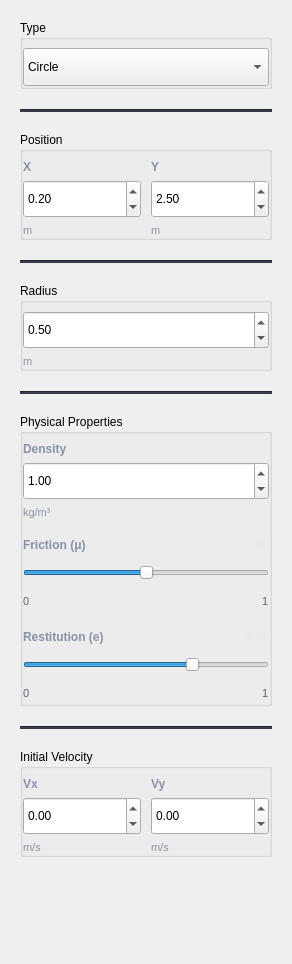
               <widget class="QWidget" name="scrollAreaWidgetContents">
                <property name="geometry">
                 <rect>
                  <x>0</x>
                  <y>0</y>
                  <width>292</width>
                  <height>964</height>
                 </rect>
                </property>
                <layout class="QVBoxLayout" name="verticalLayout_scroll">
                 <property name="spacing">
                  <number>20</number>
                 </property>
                 <property name="leftMargin">
                  <number>20</number>
                 </property>
                 <property name="topMargin">
                  <number>20</number>
                 </property>
                 <property name="rightMargin">
                  <number>20</number>
                 </property>
                 <property name="bottomMargin">
                  <number>20</number>
                 </property>
                 <item>
                  <widget class="QGroupBox" name="typeGroup">
                   <property name="styleSheet">
                    <string notr="true"/>
                   </property>
                   <property name="title">
                    <string>Type</string>
                   </property>
                   <layout class="QVBoxLayout" name="verticalLayout_5">
                    <property name="spacing">
                     <number>8</number>
                    </property>
                    <property name="leftMargin">
                     <number>0</number>
                    </property>
                    <property name="topMargin">
                     <number>8</number>
                    </property>
                    <property name="rightMargin">
                     <number>0</number>
                    </property>
                    <property name="bottomMargin">
                     <number>0</number>
                    </property>
                    <item>
                     <widget class="QComboBox" name="typeComboBox">
                      <property name="minimumSize">
                       <size>
                        <width>0</width>
                        <height>38</height>
                       </size>
                      </property>
                      <item>
                       <property name="text">
                        <string>Circle</string>
                       </property>
                      </item>
                      <item>
                       <property name="text">
                        <string>Rectangle</string>
                       </property>
                      </item>
                      <item>
                       <property name="text">
                        <string>Polygon</string>
                       </property>
                      </item>
                     </widget>
                    </item>
                   </layout>
                  </widget>
                 </item>
                 <item>
                  <widget class="Line" name="line_2">
                   <property name="styleSheet">
                    <string notr="true">background-color: #353849;</string>
                   </property>
                   <property name="orientation">
                    <enum>Qt::Orientation::Horizontal</enum>
                   </property>
                  </widget>
                 </item>
                 <item>
                  <widget class="QGroupBox" name="positionGroup">
                   <property name="title">
                    <string>Position</string>
                   </property>
                   <layout class="QVBoxLayout" name="verticalLayout_6">
                    <property name="spacing">
                     <number>10</number>
                    </property>
                    <property name="leftMargin">
                     <number>0</number>
                    </property>
                    <property name="topMargin">
                     <number>8</number>
                    </property>
                    <property name="rightMargin">
                     <number>0</number>
                    </property>
                    <property name="bottomMargin">
                     <number>0</number>
                    </property>
                    <item>
                     <layout class="QHBoxLayout" name="horizontalLayout_5">
                      <property name="spacing">
                       <number>10</number>
                      </property>
                      <item>
                       <widget class="QWidget" name="xWidget" native="true">
                        <layout class="QVBoxLayout" name="verticalLayout_x">
                         <property name="spacing">
                          <number>6</number>
                         </property>
                         <property name="leftMargin">
                          <number>0</number>
                         </property>
                         <property name="topMargin">
                          <number>0</number>
                         </property>
                         <property name="rightMargin">
                          <number>0</number>
                         </property>
                         <property name="bottomMargin">
                          <number>0</number>
                         </property>
                         <item>
                          <widget class="QLabel" name="xLabel">
                           <property name="styleSheet">
                            <string notr="true">color: #8892a6;
font-size: 12px;
font-weight: 500;</string>
                           </property>
                           <property name="text">
                            <string>X</string>
                           </property>
                          </widget>
                         </item>
                         <item>
                          <widget class="QDoubleSpinBox" name="xSpinBox">
                           <property name="minimumSize">
                            <size>
                             <width>0</width>
                             <height>38</height>
                            </size>
                           </property>
                           <property name="minimum">
                            <double>-9999.000000000000000</double>
                           </property>
                           <property name="maximum">
                            <double>9999.000000000000000</double>
                           </property>
                           <property name="value">
                            <double>0.200000000000000</double>
                           </property>
                          </widget>
                         </item>
                         <item>
                          <widget class="QLabel" name="xUnitLabel">
                           <property name="styleSheet">
                            <string notr="true">color: #8892a6;
font-size: 11px;</string>
                           </property>
                           <property name="text">
                            <string>m</string>
                           </property>
                          </widget>
                         </item>
                        </layout>
                       </widget>
                      </item>
                      <item>
                       <widget class="QWidget" name="yWidget" native="true">
                        <layout class="QVBoxLayout" name="verticalLayout_y">
                         <property name="spacing">
                          <number>6</number>
                         </property>
                         <property name="leftMargin">
                          <number>0</number>
                         </property>
                         <property name="topMargin">
                          <number>0</number>
                         </property>
                         <property name="rightMargin">
                          <number>0</number>
                         </property>
                         <property name="bottomMargin">
                          <number>0</number>
                         </property>
                         <item>
                          <widget class="QLabel" name="yLabel">
                           <property name="styleSheet">
                            <string notr="true">color: #8892a6;
font-size: 12px;
font-weight: 500;</string>
                           </property>
                           <property name="text">
                            <string>Y</string>
                           </property>
                          </widget>
                         </item>
                         <item>
                          <widget class="QDoubleSpinBox" name="ySpinBox">
                           <property name="minimumSize">
                            <size>
                             <width>0</width>
                             <height>38</height>
                            </size>
                           </property>
                           <property name="minimum">
                            <double>-9999.000000000000000</double>
                           </property>
                           <property name="maximum">
                            <double>9999.000000000000000</double>
                           </property>
                           <property name="value">
                            <double>2.500000000000000</double>
                           </property>
                          </widget>
                         </item>
                         <item>
                          <widget class="QLabel" name="yUnitLabel">
                           <property name="styleSheet">
                            <string notr="true">color: #8892a6;
font-size: 11px;</string>
                           </property>
                           <property name="text">
                            <string>m</string>
                           </property>
                          </widget>
                         </item>
                        </layout>
                       </widget>
                      </item>
                     </layout>
                    </item>
                   </layout>
                  </widget>
                 </item>
                 <item>
                  <widget class="Line" name="line_5">
                   <property name="styleSheet">
                    <string notr="true">background-color: #353849;</string>
                   </property>
                   <property name="orientation">
                    <enum>Qt::Orientation::Horizontal</enum>
                   </property>
                  </widget>
                 </item>
                 <item>
                  <widget class="QGroupBox" name="radiusGroup">
                   <property name="title">
                    <string>Radius</string>
                   </property>
                   <layout class="QVBoxLayout" name="verticalLayout_7">
                    <property name="spacing">
                     <number>6</number>
                    </property>
                    <property name="leftMargin">
                     <number>0</number>
                    </property>
                    <property name="topMargin">
                     <number>8</number>
                    </property>
                    <property name="rightMargin">
                     <number>0</number>
                    </property>
                    <property name="bottomMargin">
                     <number>0</number>
                    </property>
                    <item>
                     <widget class="QDoubleSpinBox" name="radiusSpinBox">
                      <property name="minimumSize">
                       <size>
                        <width>0</width>
                        <height>38</height>
                       </size>
                      </property>
                      <property name="minimum">
                       <double>0.000000000000000</double>
                      </property>
                      <property name="maximum">
                       <double>9999.000000000000000</double>
                      </property>
                      <property name="value">
                       <double>0.500000000000000</double>
                      </property>
                     </widget>
                    </item>
                    <item>
                     <widget class="QLabel" name="radiusUnitLabel">
                      <property name="styleSheet">
                       <string notr="true">color: #8892a6;
font-size: 11px;</string>
                      </property>
                      <property name="text">
                       <string>m</string>
                      </property>
                     </widget>
                    </item>
                   </layout>
                  </widget>
                 </item>
                 <item>
                  <widget class="Line" name="line_6">
                   <property name="styleSheet">
                    <string notr="true">background-color: #353849;</string>
                   </property>
                   <property name="orientation">
                    <enum>Qt::Orientation::Horizontal</enum>
                   </property>
                  </widget>
                 </item>
                 <item>
                  <widget class="QGroupBox" name="physicalPropertiesGroup">
                   <property name="title">
                    <string>Physical Properties</string>
                   </property>
                   <layout class="QVBoxLayout" name="verticalLayout_8">
                    <property name="spacing">
                     <number>16</number>
                    </property>
                    <property name="leftMargin">
                     <number>0</number>
                    </property>
                    <property name="topMargin">
                     <number>8</number>
                    </property>
                    <property name="rightMargin">
                     <number>0</number>
                    </property>
                    <property name="bottomMargin">
                     <number>0</number>
                    </property>
                    <item>
                     <layout class="QVBoxLayout" name="verticalLayout_9">
                      <property name="spacing">
                       <number>6</number>
                      </property>
                      <item>
                       <widget class="QLabel" name="densityLabel">
                        <property name="styleSheet">
                         <string notr="true">color: #8892a6;
font-size: 12px;
font-weight: 500;</string>
                        </property>
                        <property name="text">
                         <string>Density</string>
                        </property>
                       </widget>
                      </item>
                      <item>
                       <widget class="QDoubleSpinBox" name="densitySpinBox">
                        <property name="minimumSize">
                         <size>
                          <width>0</width>
                          <height>38</height>
                         </size>
                        </property>
                        <property name="minimum">
                         <double>0.000000000000000</double>
                        </property>
                        <property name="maximum">
                         <double>99999.000000000000000</double>
                        </property>
                        <property name="value">
                         <double>1.000000000000000</double>
                        </property>
                       </widget>
                      </item>
                      <item>
                       <widget class="QLabel" name="densityUnitLabel">
                        <property name="styleSheet">
                         <string notr="true">color: #8892a6;
font-size: 11px;</string>
                        </property>
                        <property name="text">
                         <string>kg/m³</string>
                        </property>
                       </widget>
                      </item>
                     </layout>
                    </item>
                    <item>
                     <layout class="QVBoxLayout" name="verticalLayout_10">
                      <property name="spacing">
                       <number>8</number>
                      </property>
                      <item>
                       <layout class="QHBoxLayout" name="horizontalLayout_7">
                        <item>
                         <widget class="QLabel" name="frictionLabel">
                          <property name="styleSheet">
                           <string notr="true">color: #8892a6;
font-size: 12px;
font-weight: 500;</string>
                          </property>
                          <property name="text">
                           <string>Friction (μ)</string>
                          </property>
                         </widget>
                        </item>
                        <item>
                         <spacer name="horizontalSpacer_7">
                          <property name="orientation">
                           <enum>Qt::Orientation::Horizontal</enum>
                          </property>
                          <property name="sizeHint" stdset="0">
                           <size>
                            <width>40</width>
                            <height>20</height>
                           </size>
                          </property>
                         </spacer>
                        </item>
                        <item>
                         <widget class="QLabel" name="frictionValueLabel">
                          <property name="styleSheet">
                           <string notr="true">color: #e8eaed;
font-weight: 500;</string>
                          </property>
                          <property name="text">
                           <string>0.50</string>
                          </property>
                         </widget>
                        </item>
                       </layout>
                      </item>
                      <item>
                       <widget class="QSlider" name="frictionSlider">
                        <property name="minimumSize">
                         <size>
                          <width>0</width>
                          <height>20</height>
                         </size>
                        </property>
                        <property name="minimum">
                         <number>0</number>
                        </property>
                        <property name="maximum">
                         <number>100</number>
                        </property>
                        <property name="value">
                         <number>50</number>
                        </property>
                        <property name="orientation">
                         <enum>Qt::Orientation::Horizontal</enum>
                        </property>
                       </widget>
                      </item>
                      <item>
                       <layout class="QHBoxLayout" name="horizontalLayout_8">
                        <item>
                         <widget class="QLabel" name="frictionMinLabel">
                          <property name="styleSheet">
                           <string notr="true">color: #5a6175;
font-size: 11px;</string>
                          </property>
                          <property name="text">
                           <string>0</string>
                          </property>
                         </widget>
                        </item>
                        <item>
                         <spacer name="horizontalSpacer_8">
                          <property name="orientation">
                           <enum>Qt::Orientation::Horizontal</enum>
                          </property>
                          <property name="sizeHint" stdset="0">
                           <size>
                            <width>40</width>
                            <height>20</height>
                           </size>
                          </property>
                         </spacer>
                        </item>
                        <item>
                         <widget class="QLabel" name="frictionMaxLabel">
                          <property name="styleSheet">
                           <string notr="true">color: #5a6175;
font-size: 11px;</string>
                          </property>
                          <property name="text">
                           <string>1</string>
                          </property>
                         </widget>
                        </item>
                       </layout>
                      </item>
                     </layout>
                    </item>
                    <item>
                     <layout class="QVBoxLayout" name="verticalLayout_11">
                      <property name="spacing">
                       <number>8</number>
                      </property>
                      <item>
                       <layout class="QHBoxLayout" name="horizontalLayout_9">
                        <item>
                         <widget class="QLabel" name="restitutionLabel">
                          <property name="styleSheet">
                           <string notr="true">color: #8892a6;
font-size: 12px;
font-weight: 500;</string>
                          </property>
                          <property name="text">
                           <string>Restitution (e)</string>
                          </property>
                         </widget>
                        </item>
                        <item>
                         <spacer name="horizontalSpacer_9">
                          <property name="orientation">
                           <enum>Qt::Orientation::Horizontal</enum>
                          </property>
                          <property name="sizeHint" stdset="0">
                           <size>
                            <width>40</width>
                            <height>20</height>
                           </size>
                          </property>
                         </spacer>
                        </item>
                        <item>
                         <widget class="QLabel" name="restitutionValueLabel">
                          <property name="styleSheet">
                           <string notr="true">color: #e8eaed;
font-weight: 500;</string>
                          </property>
                          <property name="text">
                           <string>0.70</string>
                          </property>
                         </widget>
                        </item>
                       </layout>
                      </item>
                      <item>
                       <widget class="QSlider" name="restitutionSlider">
                        <property name="minimumSize">
                         <size>
                          <width>0</width>
                          <height>20</height>
                         </size>
                        </property>
                        <property name="minimum">
                         <number>0</number>
                        </property>
                        <property name="maximum">
                         <number>100</number>
                        </property>
                        <property name="value">
                         <number>70</number>
                        </property>
                        <property name="orientation">
                         <enum>Qt::Orientation::Horizontal</enum>
                        </property>
                       </widget>
                      </item>
                      <item>
                       <layout class="QHBoxLayout" name="horizontalLayout_10">
                        <item>
                         <widget class="QLabel" name="restitutionMinLabel">
                          <property name="styleSheet">
                           <string notr="true">color: #5a6175;
font-size: 11px;</string>
                          </property>
                          <property name="text">
                           <string>0</string>
                          </property>
                         </widget>
                        </item>
                        <item>
                         <spacer name="horizontalSpacer_10">
                          <property name="orientation">
                           <enum>Qt::Orientation::Horizontal</enum>
                          </property>
                          <property name="sizeHint" stdset="0">
                           <size>
                            <width>40</width>
                            <height>20</height>
                           </size>
                          </property>
                         </spacer>
                        </item>
                        <item>
                         <widget class="QLabel" name="restitutionMaxLabel">
                          <property name="styleSheet">
                           <string notr="true">color: #5a6175;
font-size: 11px;</string>
                          </property>
                          <property name="text">
                           <string>1</string>
                          </property>
                         </widget>
                        </item>
                       </layout>
                      </item>
                     </layout>
                    </item>
                   </layout>
                  </widget>
                 </item>
                 <item>
                  <widget class="Line" name="line_7">
                   <property name="styleSheet">
                    <string notr="true">background-color: #353849;</string>
                   </property>
                   <property name="orientation">
                    <enum>Qt::Orientation::Horizontal</enum>
                   </property>
                  </widget>
                 </item>
                 <item>
                  <widget class="QGroupBox" name="initialVelocityGroup">
                   <property name="title">
                    <string>Initial Velocity</string>
                   </property>
                   <layout class="QVBoxLayout" name="verticalLayout_12">
                    <property name="spacing">
                     <number>10</number>
                    </property>
                    <property name="leftMargin">
                     <number>0</number>
                    </property>
                    <property name="topMargin">
                     <number>8</number>
                    </property>
                    <property name="rightMargin">
                     <number>0</number>
                    </property>
                    <property name="bottomMargin">
                     <number>0</number>
                    </property>
                    <item>
                     <layout class="QHBoxLayout" name="horizontalLayout_11">
                      <property name="spacing">
                       <number>10</number>
                      </property>
                      <item>
                       <widget class="QWidget" name="vxWidget" native="true">
                        <layout class="QVBoxLayout" name="verticalLayout_vx">
                         <property name="spacing">
                          <number>6</number>
                         </property>
                         <property name="leftMargin">
                          <number>0</number>
                         </property>
                         <property name="topMargin">
                          <number>0</number>
                         </property>
                         <property name="rightMargin">
                          <number>0</number>
                         </property>
                         <property name="bottomMargin">
                          <number>0</number>
                         </property>
                         <item>
                          <widget class="QLabel" name="vxLabel">
                           <property name="styleSheet">
                            <string notr="true">color: #8892a6;
font-size: 12px;
font-weight: 500;</string>
                           </property>
                           <property name="text">
                            <string>Vx</string>
                           </property>
                          </widget>
                         </item>
                         <item>
                          <widget class="QDoubleSpinBox" name="vxSpinBox">
                           <property name="minimumSize">
                            <size>
                             <width>0</width>
                             <height>38</height>
                            </size>
                           </property>
                           <property name="minimum">
                            <double>-9999.000000000000000</double>
                           </property>
                           <property name="maximum">
                            <double>9999.000000000000000</double>
                           </property>
                           <property name="value">
                            <double>0.000000000000000</double>
                           </property>
                          </widget>
                         </item>
                         <item>
                          <widget class="QLabel" name="vxUnitLabel">
                           <property name="styleSheet">
                            <string notr="true">color: #8892a6;
font-size: 11px;</string>
                           </property>
                           <property name="text">
                            <string>m/s</string>
                           </property>
                          </widget>
                         </item>
                        </layout>
                       </widget>
                      </item>
                      <item>
                       <widget class="QWidget" name="vyWidget" native="true">
                        <layout class="QVBoxLayout" name="verticalLayout_vy">
                         <property name="spacing">
                          <number>6</number>
                         </property>
                         <property name="leftMargin">
                          <number>0</number>
                         </property>
                         <property name="topMargin">
                          <number>0</number>
                         </property>
                         <property name="rightMargin">
                          <number>0</number>
                         </property>
                         <property name="bottomMargin">
                          <number>0</number>
                         </property>
                         <item>
                          <widget class="QLabel" name="vyLabel">
                           <property name="styleSheet">
                            <string notr="true">color: #8892a6;
font-size: 12px;
font-weight: 500;</string>
                           </property>
                           <property name="text">
                            <string>Vy</string>
                           </property>
                          </widget>
                         </item>
                         <item>
                          <widget class="QDoubleSpinBox" name="vySpinBox">
                           <property name="minimumSize">
                            <size>
                             <width>0</width>
                             <height>38</height>
                            </size>
                           </property>
                           <property name="minimum">
                            <double>-9999.000000000000000</double>
                           </property>
                           <property name="maximum">
                            <double>9999.000000000000000</double>
                           </property>
                           <property name="value">
                            <double>0.000000000000000</double>
                           </property>
                          </widget>
                         </item>
                         <item>
                          <widget class="QLabel" name="vyUnitLabel">
                           <property name="styleSheet">
                            <string notr="true">color: #8892a6;
font-size: 11px;</string>
                           </property>
                           <property name="text">
                            <string>m/s</string>
                           </property>
                          </widget>
                         </item>
                        </layout>
                       </widget>
                      </item>
                     </layout>
                    </item>
                   </layout>
                  </widget>
                 </item>
                 <item>
                  <spacer name="verticalSpacer">
                   <property name="orientation">
                    <enum>Qt::Orientation::Vertical</enum>
                   </property>
                   <property name="sizeHint" stdset="0">
                    <size>
                     <width>20</width>
                     <height>40</height>
                    </size>
                   </property>
                  </spacer>
                 </item>
                </layout>
               </widget>
